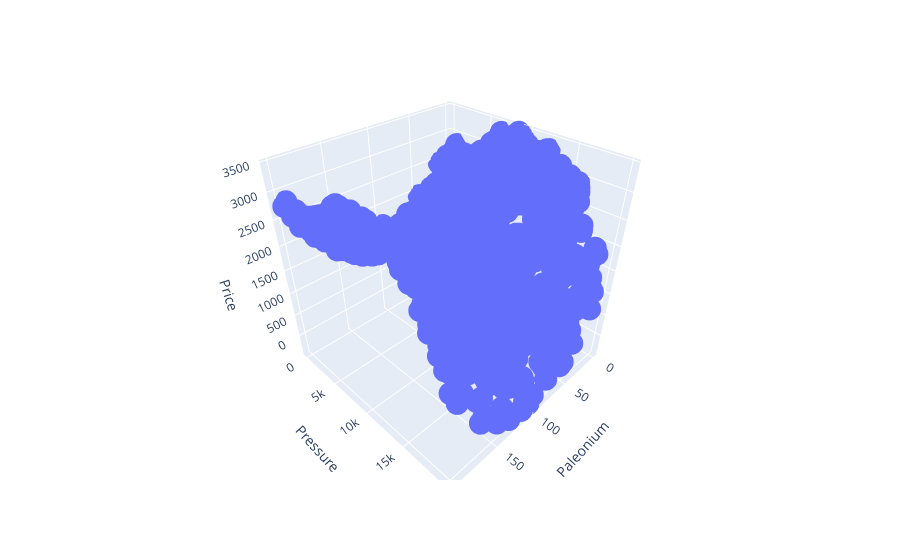

Source (notebook cell):
### Code cell
fig = px.scatter_3d(data_frame=df, x='Paleonium',y='Pressure',z='Price')
fig.show()

### Figure 1 — Plotly figure (JSON) as saved in the notebook; plotly's stock layout.template omitted (floating-point values rounded to 4 significant figures; data arrays with more than 128 entries replaced by an {"elided": "..."} marker saying what was removed)
{"data": [{"hovertemplate": "Paleonium=%{x}<br>Pressure=%{y}<br>Price=%{z}<extra></extra>", "legendgroup": "", "marker": {"color": "#636efa", "symbol": "circle"}, "mode": "markers", "name": "", "scene": "scene", "showlegend": false, "type": "scatter3d", "x": {"elided": "1000 int values"}, "y": {"elided": "1000 int values"}, "z": {"elided": "1000 float values"}}], "layout": {"legend": {"tracegroupgap": 0}, "margin": {"t": 60}, "scene": {"domain": {"x": [0, 1], "y": [0, 1]}, "xaxis": {"title": {"text": "Paleonium"}}, "yaxis": {"title": {"text": "Pressure"}}, "zaxis": {"title": {"text": "Price"}}}}}
